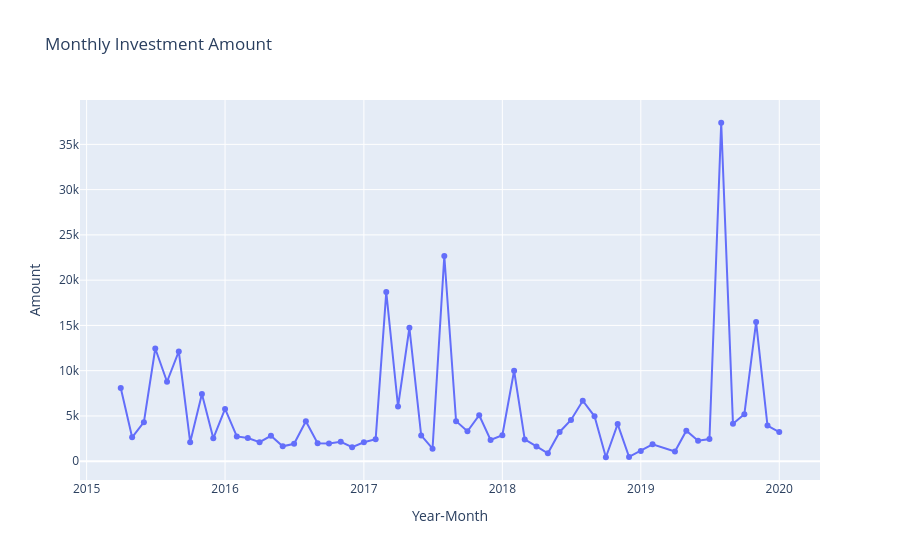

The notebook cell saved with this chart:
### Code cell
## total amount invested by year and month
import plotly.express as px

monthly = (
    df_cleaned.groupby(["Year", "Month"])["Amount"]
    .sum().reset_index()
    .sort_values(["Year", "Month"])
)

monthly

monthly["YearMonth"] = pd.to_datetime(
    monthly["Year"].astype(str) + "-" +
    monthly["Month"].astype(str) + "-01"
)

fig = px.line(
    monthly,
    x="YearMonth",
    y="Amount",
    markers=True,
    title="Monthly Investment Amount"
)

fig.update_layout(
    xaxis_title="Year-Month",
    yaxis_title="Amount",
    hovermode="x unified"
)

fig.show()

### Figure 1 — Plotly figure (JSON) as saved in the notebook; plotly's stock layout.template omitted (floating-point values rounded to 4 significant figures)
{"data": [{"hovertemplate": "YearMonth=%{x}<br>Amount=%{y}<extra></extra>", "legendgroup": "", "line": {"color": "#636efa", "dash": "solid"}, "marker": {"symbol": "circle"}, "mode": "lines+markers", "name": "", "orientation": "v", "showlegend": false, "type": "scatter", "x": ["2015-04-01T00:00:00", "2015-05-01T00:00:00", "2015-06-01T00:00:00", "2015-07-01T00:00:00", "2015-08-01T00:00:00", "2015-09-01T00:00:00", "2015-10-01T00:00:00", "2015-11-01T00:00:00", "2015-12-01T00:00:00", "2016-01-01T00:00:00", "2016-02-01T00:00:00", "2016-03-01T00:00:00", "2016-04-01T00:00:00", "2016-05-01T00:00:00", "2016-06-01T00:00:00", "2016-07-01T00:00:00", "2016-08-01T00:00:00", "2016-09-01T00:00:00", "2016-10-01T00:00:00", "2016-11-01T00:00:00", "2016-12-01T00:00:00", "2017-01-01T00:00:00", "2017-02-01T00:00:00", "2017-03-01T00:00:00", "2017-04-01T00:00:00", "2017-05-01T00:00:00", "2017-06-01T00:00:00", "2017-07-01T00:00:00", "2017-08-01T00:00:00", "2017-09-01T00:00:00", "2017-10-01T00:00:00", "2017-11-01T00:00:00", "2017-12-01T00:00:00", "2018-01-01T00:00:00", "2018-02-01T00:00:00", "2018-03-01T00:00:00", "2018-04-01T00:00:00", "2018-05-01T00:00:00", "2018-06-01T00:00:00", "2018-07-01T00:00:00", "2018-08-01T00:00:00", "2018-09-01T00:00:00", "2018-10-01T00:00:00", "2018-11-01T00:00:00", "2018-12-01T00:00:00", "2019-01-01T00:00:00", "2019-02-01T00:00:00", "2019-04-01T00:00:00", "2019-05-01T00:00:00", "2019-06-01T00:00:00", "2019-07-01T00:00:00", "2019-08-01T00:00:00", "2019-09-01T00:00:00", "2019-10-01T00:00:00", "2019-11-01T00:00:00", "2019-12-01T00:00:00", "2020-01-01T00:00:00"], "xaxis": "x", "y": [8089.0, 2641.0, 4306.0, 12450.0, 8776.0, 12130.0, 2103.0, 7419.0, 2523.0, 5774.0, 2735.0, 2554.0, 2095.0, 2804.0, 1647.0, 1927.0, 4406.0, 1991.0, 1959.0, 2145.0, 1545.0, 2089.0, 2433.0, 18680.0, 6042.0, 14740.0, 2845.0, 1384.0, 22670.0, 4426.0, 3303.0, 5080.0, 2346.0, 2866.0, 9993.0, 2409.0, 1634.0, 873.6, 3230.0, 4554.0, 6677.0, 4959.0, 436.3, 4101.0, 476.1, 1130.0, 1869.0, 1074.0, 3374.0, 2264.0, 2449.0, 37390.0, 4148.0, 5198.0, 15370.0, 3934.0, 3219.0], "yaxis": "y"}], "layout": {"hovermode": "x unified", "legend": {"tracegroupgap": 0}, "title": {"text": "Monthly Investment Amount"}, "xaxis": {"anchor": "y", "domain": [0, 1], "title": {"text": "Year-Month"}}, "yaxis": {"anchor": "x", "domain": [0, 1], "title": {"text": "Amount"}}}}
